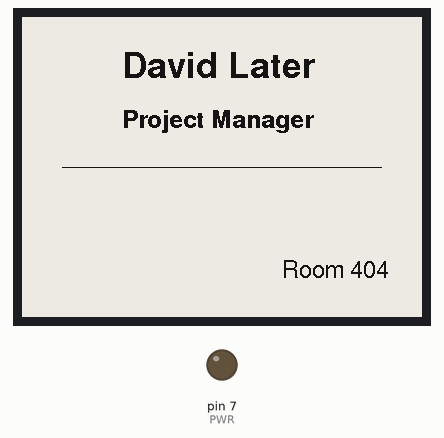
Simulated run of this sketch. Board: Arduino Uno, built for the host (arithmetic inside an expression is 32-bit, double 64-bit). Parts: 400×300 one-colour display, output pins drawn as LEDs (lit = HIGH). What the sketch prints to the serial monitor is not drawn.

Above: at 4.1 s.
Timing chart, 0 to 5.6 s (numbered marks = the images above):
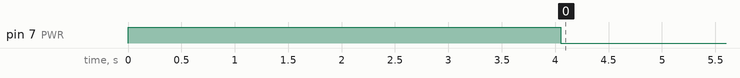

The sketch:

desk_badge.ino
```cpp
#include "GxEPD2_BW.h"
// #include "config.h"

// Pin definitions
#define PWR 7
#define BUSY 48
#define RES 47
#define DC 46
#define CS 45

// E-paper display initialization
#include <Fonts/FreeSansBold24pt7b.h>
#include <Fonts/FreeSans24pt7b.h>
#include <Fonts/FreeSansBold18pt7b.h>
#include <Fonts/FreeSans18pt7b.h>
#include <Fonts/FreeSansBold12pt7b.h>
#include <Fonts/FreeSans12pt7b.h>

GxEPD2_BW<GxEPD2_420_GYE042A87, GxEPD2_420_GYE042A87::HEIGHT> epd(GxEPD2_420_GYE042A87(CS, DC, RES, BUSY));


void setup() {
  Serial.begin(115200);
  Serial.println("Display Controller Starting...");

  pinMode(PWR, OUTPUT);
  digitalWrite(PWR, HIGH);

  epd.init(115200, true, 50, false);

  // Clear the screen to white
  epd.fillScreen(GxEPD_WHITE);
  epd.setTextColor(GxEPD_BLACK);

  // Draw the Title (Centered manually)
  epd.setFont(&FreeSansBold18pt7b);
  epd.setCursor(100, 60);
  epd.print("David Later");

  // Draw the Subtitle (Centered manually)
  epd.setFont(&FreeSansBold12pt7b);
  epd.setCursor(100, 110);
  epd.print("Project Manager");

  // Draw a simple line in the middle
  epd.drawFastHLine(40, 150, 320, GxEPD_BLACK);  // X=40, Y=150, Width=320

  // Draw the Room Number (Pushed to bottom right manually)
  epd.setFont(&FreeSans12pt7b);
  epd.setCursor(260, 260);  // X=290 (far right), Y=260 (near bottom)
  epd.print("Room 404");

  epd.display();
  epd.hibernate();

  pinMode(PWR, OUTPUT);
  digitalWrite(PWR, LOW);
  Serial.println("Display Controller End...");
}


void loop() {
}
```
